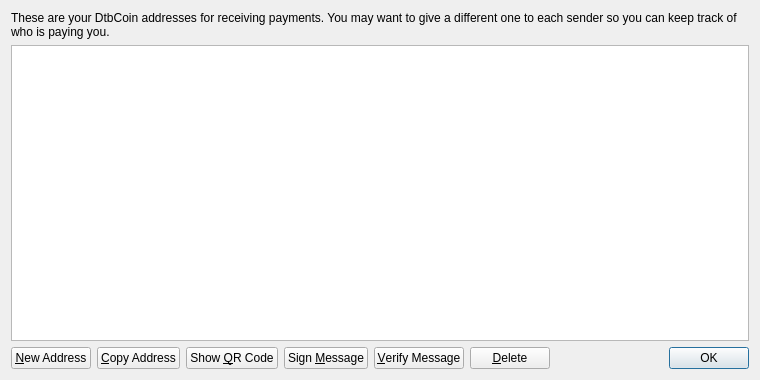
<?xml version="1.0" encoding="UTF-8"?>
<ui version="4.0">
 <class>AddressBookPage</class>
 <widget class="QWidget" name="AddressBookPage">
  <property name="geometry">
   <rect>
    <x>0</x>
    <y>0</y>
    <width>760</width>
    <height>380</height>
   </rect>
  </property>
  <property name="windowTitle">
   <string>Address Book</string>
  </property>
  <layout class="QVBoxLayout" name="verticalLayout">
   <item>
    <widget class="QLabel" name="labelExplanation">
     <property name="text">
      <string>These are your DtbCoin addresses for receiving payments. You may want to give a different one to each sender so you can keep track of who is paying you.</string>
     </property>
     <property name="textFormat">
      <enum>Qt::PlainText</enum>
     </property>
     <property name="wordWrap">
      <bool>true</bool>
     </property>
    </widget>
   </item>
   <item>
    <widget class="QTableView" name="tableView">
     <property name="contextMenuPolicy">
      <enum>Qt::CustomContextMenu</enum>
     </property>
     <property name="toolTip">
      <string>Double-click to edit address or label</string>
     </property>
     <property name="tabKeyNavigation">
      <bool>false</bool>
     </property>
     <property name="alternatingRowColors">
      <bool>true</bool>
     </property>
     <property name="selectionMode">
      <enum>QAbstractItemView::SingleSelection</enum>
     </property>
     <property name="selectionBehavior">
      <enum>QAbstractItemView::SelectRows</enum>
     </property>
     <property name="sortingEnabled">
      <bool>true</bool>
     </property>
     <attribute name="verticalHeaderVisible">
      <bool>false</bool>
     </attribute>
    </widget>
   </item>
   <item>
    <layout class="QHBoxLayout" name="horizontalLayout">
     <item>
      <widget class="QPushButton" name="newAddressButton">
       <property name="toolTip">
        <string>Create a new address</string>
       </property>
       <property name="text">
        <string>&amp;New Address</string>
       </property>
       <property name="icon">
        <iconset resource="../bitcoin.qrc">
         <normaloff>:/icons/add</normaloff>:/icons/add</iconset>
       </property>
      </widget>
     </item>
     <item>
      <widget class="QPushButton" name="copyToClipboard">
       <property name="toolTip">
        <string>Copy the currently selected address to the system clipboard</string>
       </property>
       <property name="text">
        <string>&amp;Copy Address</string>
       </property>
       <property name="icon">
        <iconset resource="../bitcoin.qrc">
         <normaloff>:/icons/editcopy</normaloff>:/icons/editcopy</iconset>
       </property>
      </widget>
     </item>
     <item>
      <widget class="QPushButton" name="showQRCode">
       <property name="text">
        <string>Show &amp;QR Code</string>
       </property>
       <property name="icon">
        <iconset resource="../bitcoin.qrc">
         <normaloff>:/icons/qrcode</normaloff>:/icons/qrcode</iconset>
       </property>
      </widget>
     </item>
     <item>
      <widget class="QPushButton" name="signMessage">
       <property name="toolTip">
        <string>Sign a message to prove you own a DtbCoin address</string>
       </property>
       <property name="text">
        <string>Sign &amp;Message</string>
       </property>
       <property name="icon">
        <iconset resource="../bitcoin.qrc">
         <normaloff>:/icons/edit</normaloff>:/icons/edit</iconset>
       </property>
      </widget>
     </item>
     <item>
      <widget class="QPushButton" name="verifyMessage">
       <property name="toolTip">
        <string>Verify a message to ensure it was signed with a specified DtbCoin address</string>
       </property>
       <property name="text">
        <string>&amp;Verify Message</string>
       </property>
       <property name="icon">
        <iconset resource="../bitcoin.qrc">
         <normaloff>:/icons/transaction_0</normaloff>:/icons/transaction_0</iconset>
       </property>
      </widget>
     </item>
     <item>
      <widget class="QPushButton" name="deleteButton">
       <property name="toolTip">
        <string>Delete the currently selected address from the list</string>
       </property>
       <property name="text">
        <string>&amp;Delete</string>
       </property>
       <property name="icon">
        <iconset resource="../bitcoin.qrc">
         <normaloff>:/icons/remove</normaloff>:/icons/remove</iconset>
       </property>
      </widget>
     </item>
     <item>
      <spacer name="horizontalSpacer">
       <property name="orientation">
        <enum>Qt::Horizontal</enum>
       </property>
       <property name="sizeHint" stdset="0">
        <size>
         <width>40</width>
         <height>20</height>
        </size>
       </property>
      </spacer>
     </item>
     <item>
      <widget class="QDialogButtonBox" name="buttonBox">
       <property name="sizePolicy">
        <sizepolicy hsizetype="Maximum" vsizetype="Fixed">
         <horstretch>0</horstretch>
         <verstretch>0</verstretch>
        </sizepolicy>
       </property>
       <property name="standardButtons">
        <set>QDialogButtonBox::Ok</set>
       </property>
      </widget>
     </item>
    </layout>
   </item>
  </layout>
 </widget>
 <resources>
  <include location="../bitcoin.qrc"/>
 </resources>
 <connections/>
</ui>
